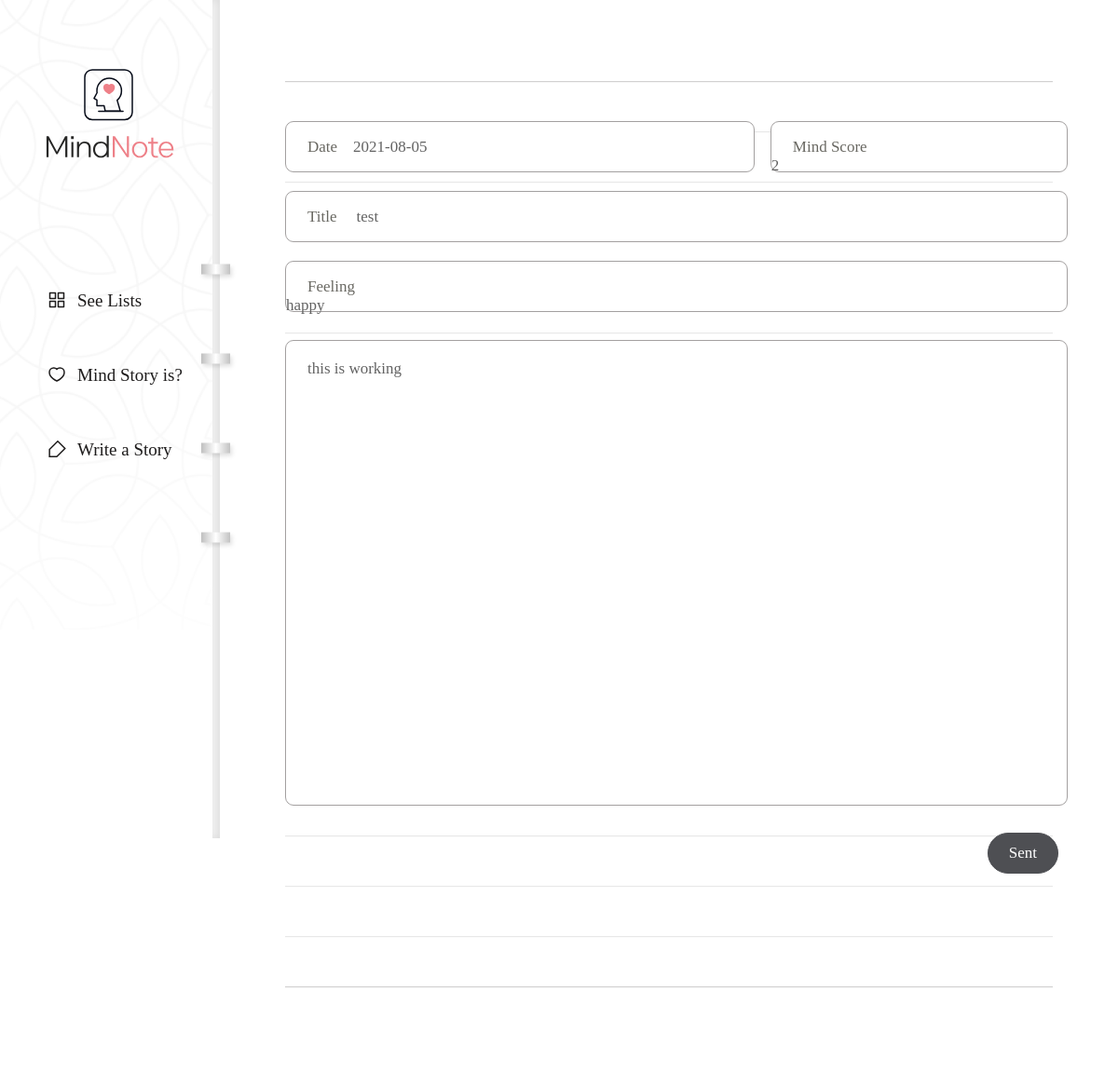
/diary/page/9/edit/, run on the app's committed database.
### diary/models.py (models this page shows, shortened)
class Page(models.Model):
    title = models.CharField(max_length=100, validators=[validate_no_hash])
    content = models.TextField(validators=[validate_no_hash])
    feeling = models.CharField(max_length=80, validators=[validate_no_hash, validate_no_numbers])
    score = models.IntegerField(validators=[validate_score])
    dt_created = models.DateField()

### diary/views.py (the view, shortened to what this page needs)
# urls.py: path('diary/page/<int:pk>/edit/', views.PageUpdateView.as_view(), name='page-update'),
class PageUpdateView(UpdateView):
    model = Page
    form_class = PageForm

### diary/forms.py
class PageForm(forms.ModelForm):
    class Meta:
        model = Page
        fields = ['title','content','feeling','score','dt_created']

### diary/templates/diary/page_form.html (shortened to what this page needs)
{% extends './base.html' %}
{% block content %}
<div class="wrap-post">
    <form method="post">{% csrf_token %}
        <div class="editor">
            <div class="input input-date"><p>Date</p>{{form.dt_created}}</div>
            <div class="input input-score">
                <p>Mind Score</p>
                {{form.score}}
            </div>
            <div class="input input-title">
                <p>Title</p>
                {{form.title}}
            </div>
            <div class="input input-state">
                <p>Feeling</p>
                {{form.feeling}}
            </div>
            {{form.content}}
            <div class="post-btn">
                <input type="submit" value="Sent">
            </div>
        </div>
    </form>
</div>
{% endblock content %}

### diary/static/diary/css/styles.css (style rules this page uses)
h1,h2,h3,p,a,ul,li { margin: 0; padding: 0; font-family: 'NanumSquare'; list-style: none; text-decoration: none; outline: none; }
html { position: relative; min-height: 100%; margin: 0; }
body { margin: 0; padding: 0; -webkit-font-smoothing: antialiased; -moz-osx-font-smoothing: auto; }
.wrap-post { padding-left: 236px; padding-top: 10px; padding-bottom: 50px; }
form { margin: 0 70px; padding-top: 120px; padding-bottom: 200px; background: url(../image/note-bg.svg) repeat-x center/1535px 974px; }
.editor { overflow: hidden; width: 840px; margin: 0 auto; }
.input { position: relative; height: 55px; margin-bottom: 20px; border: solid 1px #a3a0a0; border-radius: 9px; background: #fff; box-sizing: border-box; }
.input-date { float: left; width: 60%; }
.input-score { float: right; width: 38%; }
.input-title { float: left; width: 100%; }
.input-state { float: left; width: 100%; margin-bottom: 30px; }
.input p { display: inline-block; padding-top: 17px; padding-left: 23px; padding-right: 17px; font-family: 'NanumSquare'; color: #696862; font-size: 17px; }
.input-title input { width: 750px; }
.input-state input { width: 750px; }
input { padding: 0; font-family: 'NanumBarunpen'; color: #636363; font-size: 17px; background-color: transparent; border: none; box-sizing: border-box; }
textarea { width: 100%; height: 500px; padding: 20px 23px 30px 23px; font-family: 'NanumBarunpen'; color: #636363; font-size: 17px; border: solid 1px #a3a0a0; border-radius: 9px; box-sizing: border-box; resize: none; }
input::placeholder,textarea::placeholder { color: #bcbbb6; }
.post-btn { overflow: hidden; margin-top: 25px; }
input[type="submit"] { float: right; padding: 11px 22px; margin-right: 10px; font-family: 'NanumSquare'; color: #fff; font-size: 17px; background-color: #4e4f53; border: solid 1px #4e4f53; border-radius: 22.5px; cursor: pointer; }

### data on the page
Page: dt_created "2021-08-05", score "2", title "test", feeling "happy", content "this is working"
